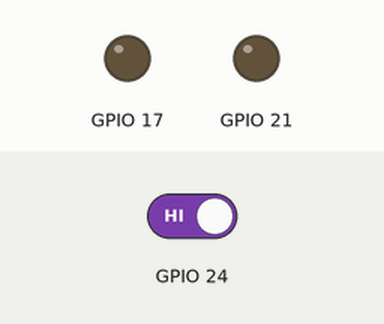
A program run on a simulated Raspberry Pi (BCM pin numbers). Parts: output pins drawn as LEDs (lit = HIGH). The test bench sets the inputs (shaded band); at power-on: GPIO 24 HIGH. No radio messages arrive unless stated (any console line starting 'radio sent:' is added by the test bench); library files of the repository ran but are not shown: lib_nrf24.py; what the program prints to the terminal is not drawn.

Above: at 1.3 s.
1.4 s: GPIO 24 driven LOW
At 2.8 s:
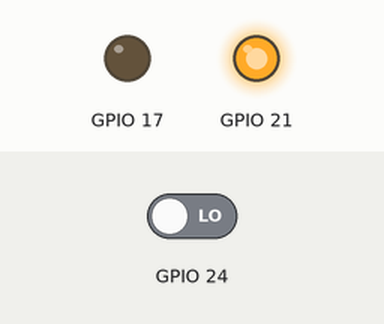
Timing chart, 0 to 4.4 s (numbered marks = the images above; inputs shaded):
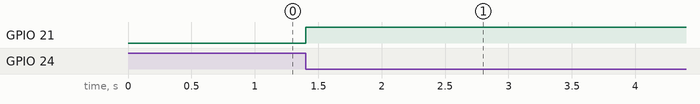

Measured:
- after the input at 1.4 s, GPIO 21: LOW → HIGH at once

The program:

recv_int.py
```python
#####################################################
# Reema Alnafisi
# Synchronization Test Experiment
# 13/06/2022
#####################################################

import RPi.GPIO as GPIO
from lib_nrf24 import NRF24
import time
import spidev
import warnings
warnings.filterwarnings("ignore")

GPIO.setmode(GPIO.BCM)

#array of bytes for addresses
pipes = [[0xe7, 0x1c, 0xe3],[0xe7, 0x1c, 0xe3]]


radio = NRF24(GPIO, spidev.SpiDev())        #create instance of radio
radio.begin(0, 17)                          #CE0 connected to GPIO 17
radio.setPayloadSize(16)                    #payload size set to 16 bytes
radio.setChannel(100)                       #connected on channel 100

radio.setDataRate(NRF24.BR_250KBPS)         #the higher the datarate, the faster the transmission speed (but it is risky for long distance communication)
radio.setPALevel(NRF24.PA_MIN)              #Power Amplification level to minimum
radio.setAutoAck(False)
radio.openReadingPipe(1, pipes[1])          #reading pipe1
radio.printDetails()


v=radio.read_register(0x00)
v2= v|(0b00110000)
radio.write_register(0x00, v2)
msg_received= False

def xfunc(channel):
    #GPIO.remove_event_detect(24)
    GPIO.output(21,1)
    msg_received = True

GPIO.setup(21, GPIO.OUT)
GPIO.setup(24, GPIO.IN)
GPIO.output(21,0)
GPIO.add_event_detect(24, GPIO.FALLING, callback=xfunc)

v2=radio.read_register(0x00)
print(bin(v2))

while True:
    #time.sleep(0.001)
    if radio.available(0):
        receivedMessage = []
        radio.read(receivedMessage, 16)
        print("Received: {}".format(receivedMessage))
        #radio.write_register(radio.STATUS, 0b01000111)
        #v3=radio.read_register(0x07)
        #v4= v3|(0b01000000)
        #radio.write_register(0x07, v4)
        GPIO.output(21,0)
        msg_received = False
```
